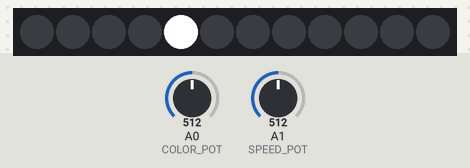
A sketch run on a simulated Arduino Uno, built with avr-gcc and run on an emulated ATmega328P. On the bench: 12 RGB LEDs in strip order, left to right. The test bench sets the inputs (shaded band); at power-on: A0 (COLOR_POT) = 512, A1 (SPEED_POT) = 512. Dim RGB values are drawn brighter than linear.

Above: at 1.25 s.
1.3 s: A0 (COLOR_POT) set to 306
At 2.85 s:
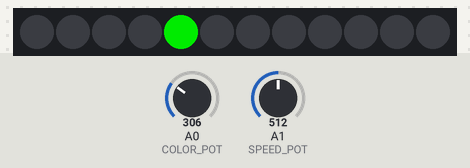
2.9 s: A0 (COLOR_POT) set to 122
At 4.45 s:
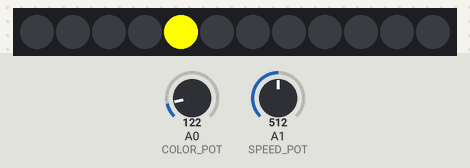
4.5 s: A0 (COLOR_POT) set to 0
At 6.05 s:
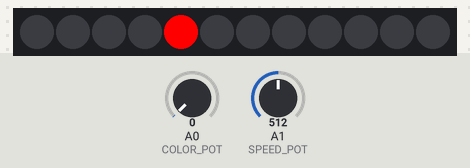
6.1 s: A0 (COLOR_POT) set to 716
At 6.18 s:
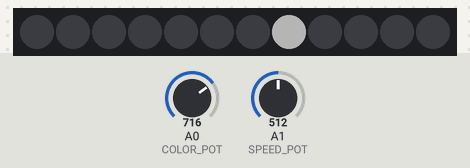
7.7 s: A0 (COLOR_POT) set to 900
At 7.73 s:
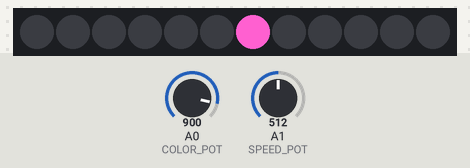

The sketch:

ninth.ino
```cpp
#include <Adafruit_NeoPixel.h>

#define LED_PIN 2  // Pin podłączony do paska LED
#define NUM_LEDS 12  // Liczba diod na pasku LED
#define COLOR_POT A0  // Pin podłączony do potencjometru koloru
#define SPEED_POT A1  // Pin podłączony do potencjometru szybkości

Adafruit_NeoPixel strip = Adafruit_NeoPixel(NUM_LEDS, LED_PIN, NEO_GRB + NEO_KHZ800);

int currentLED = 0;  // Aktualnie wyświetlana dioda
int counter = 0;  // Licznik szybkości zmian diod

struct Color {
  int red;
  int green;
  int blue;
};

// Tablica z definicjami kolorów
Color colors[] = {
  {255, 0, 0},   // Czerwony
  {255, 255, 0}, // Żółty
  {0, 255, 255}, // Jasnoniebieski
  {255, 255, 255}, // Biały
  {0, 192, 0}, // Zielony
  {100, 100, 100},   // Jasnoszary
  {255, 0, 255},   // Fioletowy
  {0, 255, 0},   // Zielony
  {255, 255, 255},   // Biały
  {192, 192, 192},   // Szary
  {128, 128, 128},   // Ciemnoszary
  {64, 64, 64},   // Ciemniejszy szary
  {255, 160, 15}, // Pomarańczowy
  {160, 128, 96}, // Brązowy
  {255, 96, 208}, // Różowy
  {0, 0, 255}, // Niebieski
  {100, 100, 100} // Jasnoszary
  };
int numColors = sizeof(colors) / sizeof(Color); // Liczba dostępnych kolorów

void setup() {
strip.begin();
strip.show();

pinMode(COLOR_POT, INPUT);
pinMode(SPEED_POT, INPUT);
}

void loop() {
// Odczyt wartości z potencjometrów
int color = map(analogRead(COLOR_POT), 0, 1023, 0, numColors - 1);
int speed = map(analogRead(SPEED_POT), 0, 1023, 0, 9);

// Ustawienie diod LED według aktualnie wybranego koloru
for (int i = 0; i < NUM_LEDS; i++) {
if (i == currentLED) {
// Ustawienie aktualnie wyświetlanej diody
strip.setPixelColor(i, colors[color].red, colors[color].green, colors[color].blue);
} else {
// Wyłączenie pozostałych diod
strip.setPixelColor(i, 0, 0, 0);
}
}
strip.show();

// Zwiększenie licznika szybkości zmian diod
counter++;
// Sprawdzenie, czy należy zmienić kolor na następny
if (counter >= speed) {
// Zresetowanie licznika
counter = 0;
  // Zmiana na następny kolor
currentLED++;
if (currentLED >= NUM_LEDS) {
  currentLED = 0;
}
  }

// Opóźnienie
delay(10);
}
```

Measured:
- after the input at 1.3 s, the LEDs: first change at once (image 1 shows a later state)
- after the input at 2.9 s, the LEDs: first change at once (image 2 shows a later state)
- after the input at 4.5 s, the LEDs: first change at once (image 3 shows a later state)
- after the input at 6.1 s, the LEDs: first change at once (image 4 shows a later state)
- after the input at 7.7 s, the LEDs: change at once (image 5)
